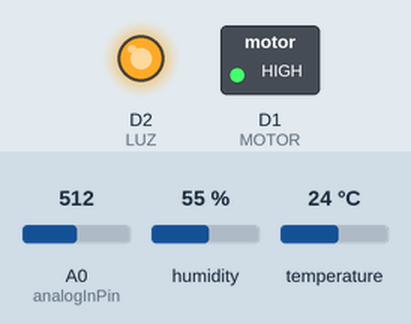
Simulated run of this sketch. Board: ESP8266 (NodeMCU). Parts: switched loads named in the sketch (green lamp = pin HIGH), output pins drawn as LEDs (lit = HIGH). Wiring (inferred from the names in the program): DHT11 sensor: data D4. The inputs (shaded band) are chosen by the test bench; at power-on: A0 (analogInPin) = 512, humidity 55 %, temperature 24 °C. WiFi joins after 1.5 s; servers stay silent unless stated; the local clock reads 2024-03-15 10:24:30 at power-on unless the sketch sets it; web services answer with replies made up by the test bench; what the sketch prints to the serial monitor is not drawn.

Above: at 0.1 s.
Timing chart, 0 to 1.8 s (numbered marks = the images above):
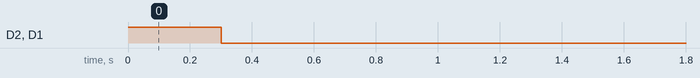

The sketch:

nodemcu_horta_thingspeak_v1.ino
```cpp
#include <ESP8266WiFi.h>  //essa biblioteca já vem com a IDE. Portanto, não é preciso baixar nenhuma biblioteca adicional
#include <ESP8266HTTPClient.h>
#include <dht.h>
#include <ArduinoJson.h>

dht DHT;
//defines
#define LUZ D2
#define MOTOR D1
#define SSID_REDE     "xxxx"  //coloque aqui o nome da rede que se deseja conectar
#define SENHA_REDE    "xxxx"  //coloque aqui a senha da rede que se deseja conectar
#define DHT11_PIN D4

//constantes e variáveis globais
const int analogInPin = A0;  // ESP8266 Analog Pin ADC0 = A0
int sensorValue = 0;  // value read from the pot
int outputValue = 0;  // value to output to a PWM pin
char EnderecoAPIThingSpeak[] = "api.thingspeak.com";
String ChaveEscritaThingSpeak = "thinkspeakKey";
long lastConnectionTime;
long lastRega = 0;
int ligar = 0;

int analogSoloSeco = 300; //VALOR MEDIDO COM O SOLO SECO (VOCÊ PODE FAZER TESTES E AJUSTAR ESTE VALOR)
int analogSoloMolhado = 1024; //VALOR MEDIDO COM O SOLO MOLHADO (VOCÊ PODE FAZER TESTES E AJUSTAR ESTE VALOR)
int percSoloSeco = 0; //MENOR PERCENTUAL DO SOLO SECO (0% - NÃO ALTERAR)
int percSoloMolhado = 100; //MAIOR PERCENTUAL DO SOLO MOLHADO (100% - NÃO ALTERAR)
boolean ligarBomba = false;
boolean ligarLuz = false;
int maxValorSolo = 1024;
int minValorSolo = 300;
int regaValue = 50;
long tempoRega = 5000;
long cooldownRega = 300000;
long INTERVALO_ENVIO_THINGSPEAK = 600000;
WiFiClient client;

//prototypes
void EnviaInformacoesThingspeak(String StringDados);
void FazConexaoWiFi(void);
void Regar(void);
void GetHora();
void ligarALuz();
void desligarLuz();
void initConfig();

/*
 * Implementações
 */
void ligarALuz(){
  if(ligarLuz){
    digitalWrite(LUZ, HIGH);
    Serial.println("Luz ligada");
  }

}

void desligarLuz(){
  digitalWrite(LUZ, LOW);
  Serial.println("Luz apagada");
}

void initConfig(){
  HTTPClient http;  //Declare an object of class HTTPClient

      http.begin("http://200.98.201.64/config.json");  //Specify request destination
      int httpCode = http.GET();                                                                  //Send the request

      if (httpCode == 200) { //Check the returning code
         // Parse response
         Serial.println("Refreshing configs...");
         DynamicJsonDocument doc(1024);
         deserializeJson(doc, http.getStream());
         ligarBomba = doc["ligarBomba"].as<boolean>();
         ligarLuz = doc["ligarLuz"].as<boolean>();
         maxValorSolo = doc["maxValorSolo"].as<int>();
         minValorSolo = doc["minValorSolo"].as<int>();
         regaValue = doc["regaValue"].as<int>();
         tempoRega = doc["tempoRega"].as<long>();
         cooldownRega = doc["cooldownRega"].as<long>();
         INTERVALO_ENVIO_THINGSPEAK = doc["intervaloThingSpeak"].as<long>();
      }
      http.end();
}

void GetHora(){

      HTTPClient http;  //Declare an object of class HTTPClient

      http.begin("http://worldtimeapi.org/api/timezone/America/Sao_Paulo.json");  //Specify request destination
      int httpCode = http.GET();                                                                  //Send the request

      if (httpCode == 200) { //Check the returning code
         // Parse response
         DynamicJsonDocument doc(1024);
         deserializeJson(doc, http.getStream());

          // Read values
         //Serial.println(doc["unixtime"].as<long>()/(24*60*60));
         const char* lastDatetime = doc["datetime"];
         Serial.println(lastDatetime);
         if(String(lastDatetime).indexOf("T07:")>0){
              ligar = 1;
         }else if(String(lastDatetime).indexOf("T08:")>0){
              ligar = 1;
         }else if(String(lastDatetime).indexOf("T09:")>0){
              ligar = 1;
         }else if(String(lastDatetime).indexOf("T10:")>0){
              ligar = 1;
         }else if(String(lastDatetime).indexOf("T11:")>0){
              ligar = 1;
         }else if(String(lastDatetime).indexOf("T12:")>0){
              ligar = 1;
         }else if(String(lastDatetime).indexOf("T13:")>0){
              ligar = 1;
         }else if(String(lastDatetime).indexOf("T14:")>0){
              ligar = 1;
         }else if(String(lastDatetime).indexOf("T15:")>0){
              ligar = 1;
         }else if(String(lastDatetime).indexOf("T16:")>0){
              ligar = 1;
         }else if(String(lastDatetime).indexOf("T17:")>0){
              ligar = 1;
         }else if(String(lastDatetime).indexOf("T18:")>0){
              ligar = 1;
         }else{
              ligar = 0;
         }

      }
      http.end();
}

//Função: envia informações ao ThingSpeak
//Parâmetros: String com a  informação a ser enviada
//Retorno: nenhum
void EnviaInformacoesThingspeak(String StringDados)
{

    if (client.connect(EnderecoAPIThingSpeak, 80))
    {
        Serial.println("Enviando: "+StringDados);
        //faz a requisição HTTP ao ThingSpeak
        client.print("POST /update HTTP/1.1\n");
        client.print("Host: api.thingspeak.com\n");
        client.print("Connection: close\n");
        client.print("X-THINGSPEAKAPIKEY: "+ChaveEscritaThingSpeak+"\n");
        client.print("Content-Type: application/x-www-form-urlencoded\n");
        client.print("Content-Length: ");
        client.print(StringDados.length());
        client.print("\n\n");
        client.print(StringDados);

        lastConnectionTime = millis();
        Serial.println("- Informações enviadas ao ThingSpeak!");
        Serial.println("Retorno: ");
        while(client.available()){
          String line = client.readStringUntil('\r');
          Serial.println(line);
        }
     }
}

void Regar(void){
  if(ligarBomba){
    if((millis() - lastRega) > cooldownRega || lastRega==0){
      Serial.println("Regando...");
      digitalWrite(MOTOR, HIGH);
      delay(tempoRega);
      digitalWrite(MOTOR, LOW);
      lastRega = millis();
    }
  }

}
//Função: faz a conexão WiFI
//Parâmetros: nenhum
//Retorno: nenhum
void FazConexaoWiFi(void)
{
    client.stop();
    Serial.println("Conectando-se à rede WiFi...");
    Serial.println();
    delay(1000);
    WiFi.begin(SSID_REDE, SENHA_REDE);

    while (WiFi.status() != WL_CONNECTED)
    {
        delay(500);
        Serial.print(".");
    }

    Serial.println("");
    Serial.println("WiFi connectado com sucesso!");
    Serial.println("IP obtido: ");
    Serial.println(WiFi.localIP());

    delay(1000);
}

//Função: faz a leitura do nível de umidade
//Parâmetros: nenhum
//Retorno: umidade percentual (0-100)
//Observação: o ADC do NodeMCU permite até, no máximo, 3.3V. Dessa forma,
//            para 3.3V, obtem-se (empiricamente) 978 como leitura de ADC
void setup()
{
    pinMode(LUZ,OUTPUT);
    pinMode(MOTOR,OUTPUT);

    digitalWrite(LUZ, HIGH);
    digitalWrite(MOTOR, HIGH);
    delay(300);
    digitalWrite(LUZ, LOW);
    digitalWrite(MOTOR, LOW);


    Serial.begin(9600);
    lastConnectionTime = 0;
    FazConexaoWiFi();
    initConfig();
    Serial.println("Planta IoT com ESP8266 NodeMCU");
    GetHora();
}

//loop principal
void loop()
{
    int soloRead = analogRead(analogInPin);
    outputValue = constrain(soloRead,minValorSolo,maxValorSolo); //MANTÉM valorLido DENTRO DO INTERVALO (ENTRE analogSoloMolhado E analogSoloSeco)
    outputValue = map(outputValue,minValorSolo,maxValorSolo,percSoloSeco,percSoloMolhado); //EXECUTA A FUNÇÃO "map" DE ACORDO COM OS PARÂMETROS PASSADOS
    DHT.read11(DHT11_PIN);
    float TemperaturaLida = DHT.temperature;
    float UmidadePercentualLida = DHT.humidity;
    char FieldUmidade[11];

    Serial.print("Umidade ar: ");
    Serial.print((String)UmidadePercentualLida);
    Serial.print(" Temperatura Lida: ");
    Serial.print((String)TemperaturaLida);
    Serial.print(" Umidade Solo: ");
    Serial.print(outputValue);
    Serial.print(" Umidade Solo Anlog: ");
    Serial.print(soloRead);
    Serial.print(" Solo read: ");
    Serial.print(soloRead);
    Serial.println();

    //if(outputValue<=50 && outputValue> 0){
    if(outputValue<=50){
      Regar();
    }

    //Força desconexão ao ThingSpeak (se ainda estiver desconectado)
    if (client.connected())
    {
        client.stop();
        Serial.println("- Desconectado do ThingSpeak");
        Serial.println();
    }

    //verifica se está conectado no WiFi e se é o momento de enviar dados ao ThingSpeak
    if(!client.connected() &&
      (millis() - lastConnectionTime > INTERVALO_ENVIO_THINGSPEAK))
    {
        EnviaInformacoesThingspeak("field1="+(String)TemperaturaLida+"&field2="+(String)UmidadePercentualLida+"&field3="+(String)outputValue+"&field4="+(String)soloRead);
        GetHora();
        initConfig();
    }
    if(ligar>0){
      ligarALuz();
    }else{
      desligarLuz();
    }

    delay(10000);
}
```
